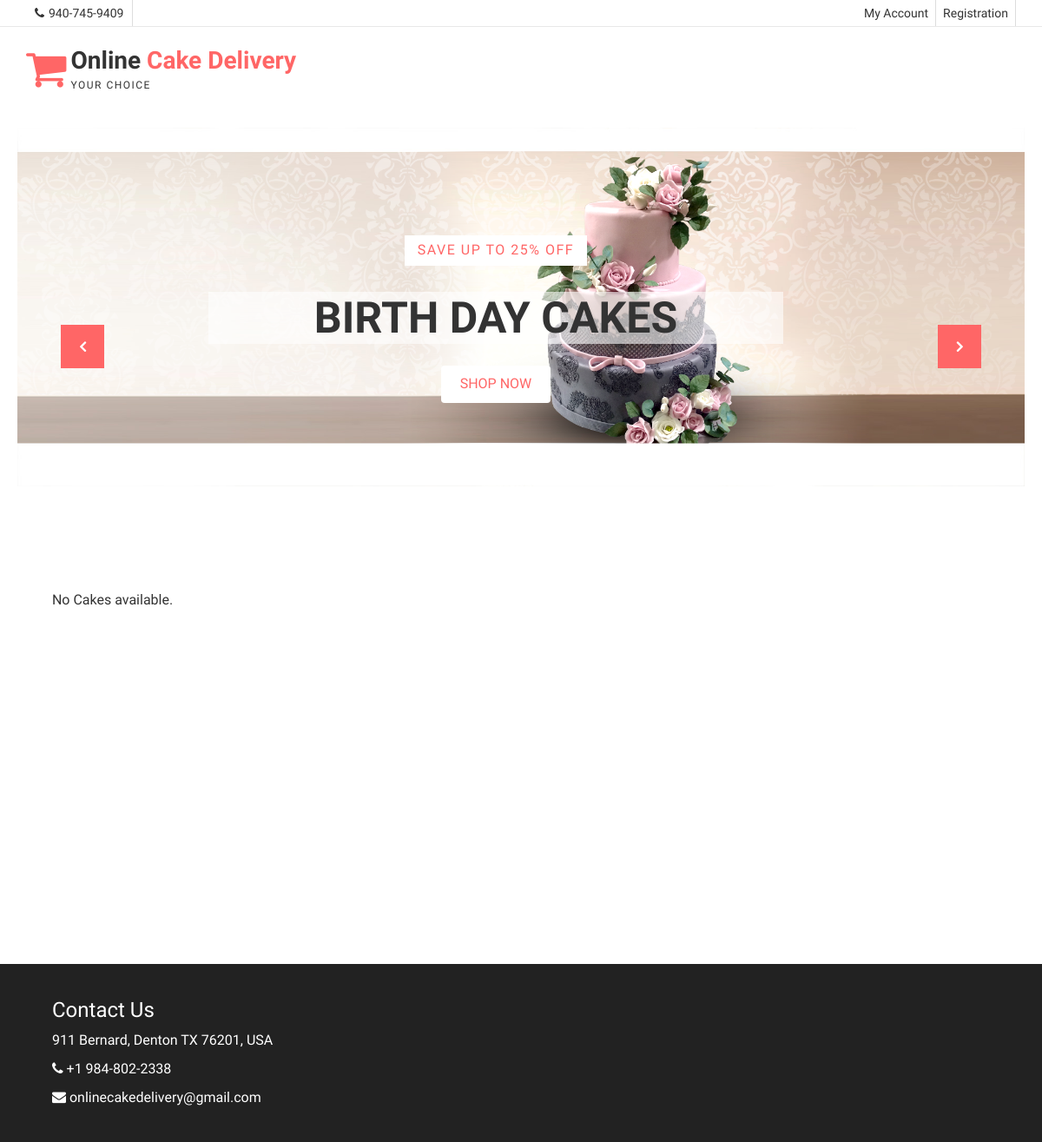
/index_Customer_logged.php, run on an earlier commit of the app's database.
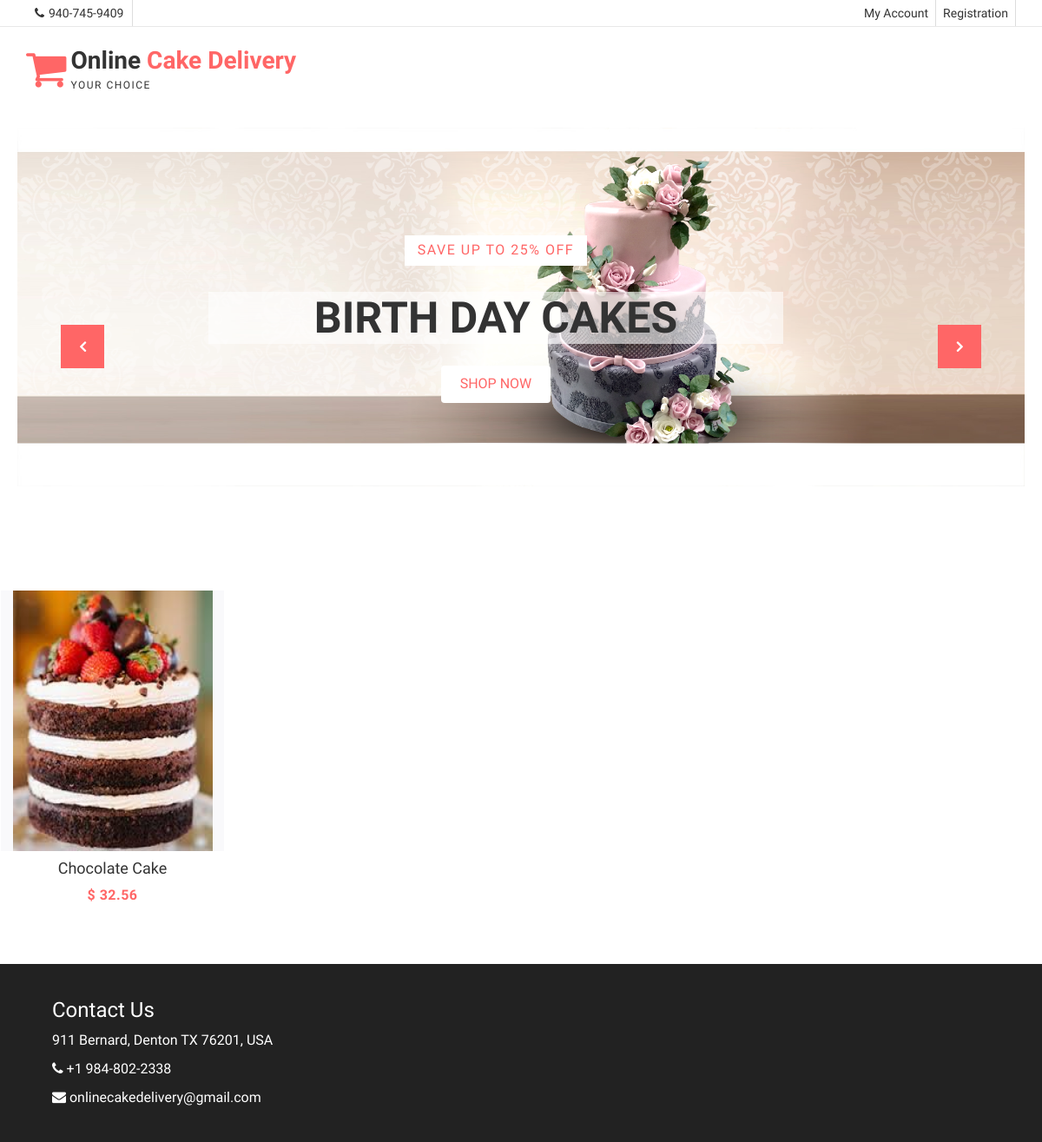
And on a later commit of the database.
### tables this page shows
CREATE TABLE `cake_details` (
  `cakeid` int(11) NOT NULL,
  `cake_name` varchar(20) NOT NULL,
  `cake_details` varchar(40) DEFAULT NULL,
  `cake_ingredients` varchar(40) DEFAULT NULL,
  `cost_item` double NOT NULL,
  `cake_image_path` varchar(40) NOT NULL
);

### src/utils.php (called while the page is built, shortened)
<?php
class Utils
{
	function includeHeader(){
		include "header.php";
	}
	function includeFooter(){
		include "footer.php";
	}
}
?>

### src/index_Customer_logged.php (the view, shortened to what this page needs)
<!DOCTYPE html>
<html>
<head>
</head>
<?php
include 'utils.php';
class Customer extends Utils{
	private $cakeId;
	private $cakeName;
	private $cakeCost;
	private $cakeImage;
	public function setCakeId($cakeId){
		$this->cakeId = $cakeId;
	}
	public function setCakeName($cakeName){
		$this->cakeName = $cakeName;
	}
	public function setCakeCost($cakeCost){
		$this->cakeCost = $cakeCost;
	}
	public function setCakeImage($cakeImage){
		$this->cakeImage = $cakeImage;
	}
	function loadCakes(){
		$con = $this->connectToDatabase();
		$sql = " SELECT `cakeid`, `cake_name`, `cake_details`, `cake_ingredients`,
		`cost_item`, `cake_image_path` FROM `cake_details`";
		$result = $con->query( $sql);
		if ($result->num_rows > 0)
		{
			while($row = $result->fetch_assoc())
			{
				$contentToPrint=$this->loadContentToPrint();
				echo $contentToPrint;
			}
		} else{
			echo " <li> No Cakes available. </li>" ;
		}
	}
	function loadContentToPrint(){
		return "<li id=\"content\">
		<figure>
			<a class=\"aa-product-img\" name=\"cakeSelected\" href=\"checkout.php?cakeId=$this->cakeId\">
				<img src =\"img/cakes/$this->cakeImage\" alt = \"$this->cakeName\" width= \"230px\" height= \"300px\" />
			</a>
			<a class=\"aa-add-card-btn\" name=\"cakeSelected\" href=\"checkout.php?cakeId=$this->cakeId\"><span
				class=\"fa fa-shopping-cart\">
			</span>Order</a>
			<figcaption>
				<h4 class=\"aa-product-title\">
					<p>$this->cakeName</p>
				</h4>
				<span class=\"aa-product-price\">$ $this->cakeCost</span>
			</figcaption>
		</figure>
	</li>";
}
}
?>
<body>
	<?php
	$customerObject=new Customer();
	$customerObject->includeHeader();
	?>
	<section id="aa-slider" style="padding: 20px; margin-bottom:30px;" >
		<div class="aa-slider-area">
			<div id="sequence" class="seq" >
				<ul class="seq-canvas">
					<li>
						<div class="seq-model" >
							<img data-seq src="img/slider1/2.png" alt="slide1 img" />
						</div>
						<div class="seq-title">
							<span data-seq>Save Up to 25% Off</span>
							<h2 data-seq>Birth Day Cakes</h2>
							<a data-seq href="#" class="aa-shop-now-btn aa-secondary-btn">SHOP
								NOW</a>
							</div>
						</li>
						</ul>
					</div>
				</div>
			</section>
			<div class="tab-content">
				<div class="tab-pane fade in active">
					<ul class="aa-product-catg">
						<?php
						$customerObject->loadCakes();
						?>
					</ul>
				</div>
			</div>
			<?php $customerObject->includeFooter(); ?>
</body>
</html>

### src/header.php (shortened to what this page needs)
<!DOCTYPE html>
<html>
<head>
	<?php
	class Header{
		function checkIfSessionExists(){
			if(isset($_SESSION["userEmail"])){
				echo "<li class=\"hidden-xs\"><a >Welcome ".$_SESSION["userEmail"]."</a></li>";
				if($_SESSION["userType"] == "customer"){
					echo "<li class=\"hidden-xs\"><a href=\"customerStatus.php\">Order Status</a></li>";
				}
				if($_SESSION["userType"] == "deliverer"){
					echo "<li class=\"hidden-xs\"><a href=\"deliverer_selectedOrder.php\">Selected Orders</a></li>";
				}
				echo "<li class=\"hidden-xs\"><a href=\"logout.php\">Logout</a></li>";
			}else{
				echo "<li><a href=\"login.php\">My Account</a></li>";
				echo "<li class=\"hidden-xs\"><a href=\"Registration.php\">Registration</a></li>";
			}
		}
	}
	$headerObj = new Header();
	?>
	<link href="css/font-awesome.css" rel="stylesheet"  />
	<link href="css/bootstrap.css" rel="stylesheet" />
	<link href="css/jquery.smartmenus.bootstrap.css" rel="stylesheet" />
	<link rel="stylesheet" type="text/css" href="css/slick.css" />
	<link id="switcher" href="css/theme-color/default-theme.css"
	rel="stylesheet" />
	<link href="css/style.css" rel="stylesheet" />
	</head>
	<body>
		<section>
			<header id="aa-header">
				<div class="aa-header-top">
					<div class="container">
						<div class="row">
							<div class="col-md-12">
								<div class="aa-header-top-area">
									<div class="aa-header-top-left">
										<div class="cellphone hidden-xs">
											<p>
												<span class="fa fa-phone"></span>940-745-9409
											</p>
										</div>
									</div>
									<div class="aa-header-top-right">
										<ul class="aa-head-top-nav-right">
											<?php
											$headerObj-> checkIfSessionExists();
											?>
										</ul>
									</div>
								</div>
							</div>
						</div>
					</div>
				</div>
				<div class="aa-header-bottom">
					<div class="container">
						<div class="row">
							<div class="col-md-12">
								<div class="aa-header-bottom-area">
									<div class="aa-logo">
										<a href="<?php
										if(isset($_SESSION["userType"])){
											$redirectpage =($headerObj->redirectHref($_SESSION["userType"]));
											echo $redirectpage;
										}else {
											echo "index.php";
										}
										?>"> <span class="fa fa-shopping-cart">
									</span>
									<p>
										Online <strong>Cake Delivery</strong> <span>Your choice</span>
									</p>
								</a>
							</div>
						</div>
					</div>
				</div>
			</div>
		</div>
	</header>
</section>
</body>
</html>

### src/footer.php
<html>
<body>
	<footer id="aa-footer" style="color: white; padding:20px; padding-left:60px; ">
		<h3>Contact Us</h3>
		<address>
			<p>911 Bernard, Denton TX 76201, USA</p>
			<p>
				<span class="fa fa-phone"></span> +1 984-802-2338
			</p>
			<p>
				<span class="fa fa-envelope"></span> onlinecakedelivery@gmail.com
			</p>
		</address>
	</footer>
</body>
</html>

### src/css/theme-color/default-theme.css (style rules this page uses)
h2 { color: #ff6666; }
.aa-secondary-btn { color: #ff6666; }
#aa-header .aa-header-bottom .aa-header-bottom-area .aa-logo a > span { color: #ff6666; }
#aa-header .aa-header-bottom .aa-header-bottom-area .aa-logo a strong { color: #ff6666; }
#aa-slider .aa-slider-area .seq-title span { color: #ff6666; }
.aa-product-catg li .aa-product-price { color: #ff6666; }

What changed in the data, as far as the page shows it:
added cake_details: cake_image_path (picture), cake_name "Chocolate Cake", cost_item "32.56"
Also different on the page:
text no longer shown: "No Cakes available."
